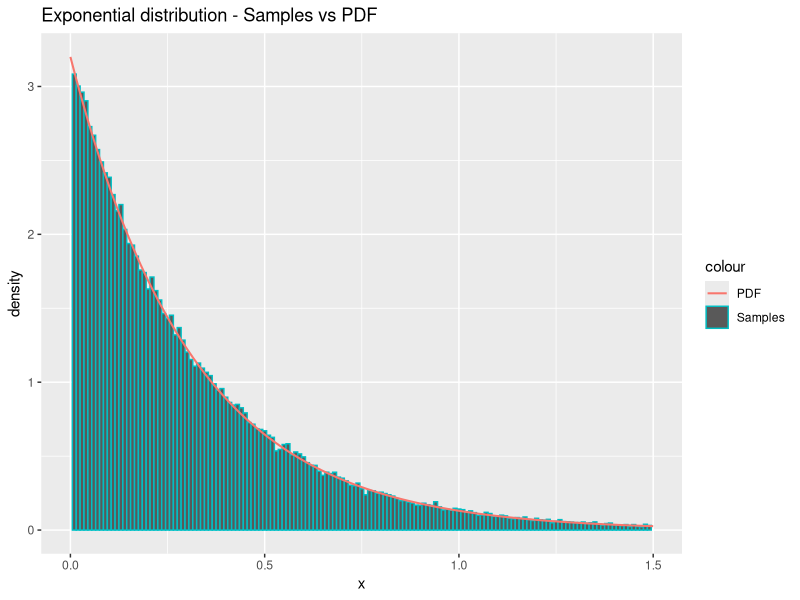
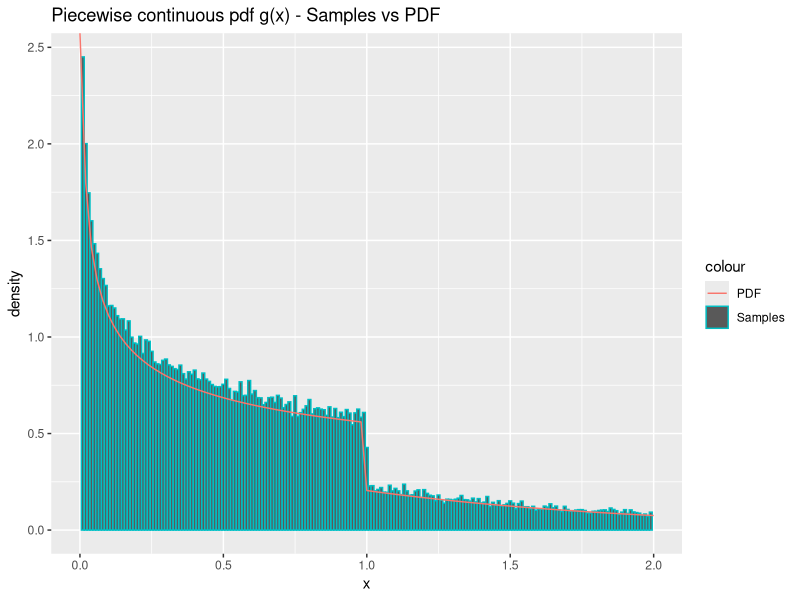
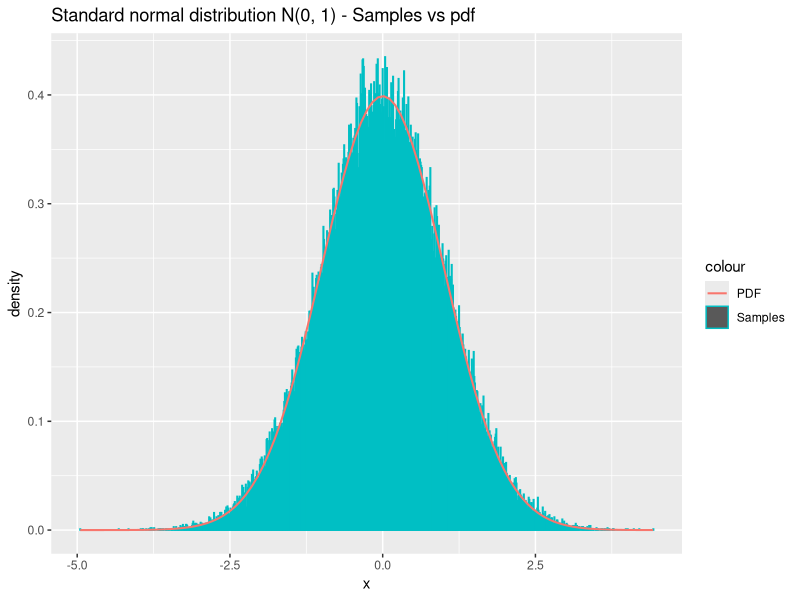
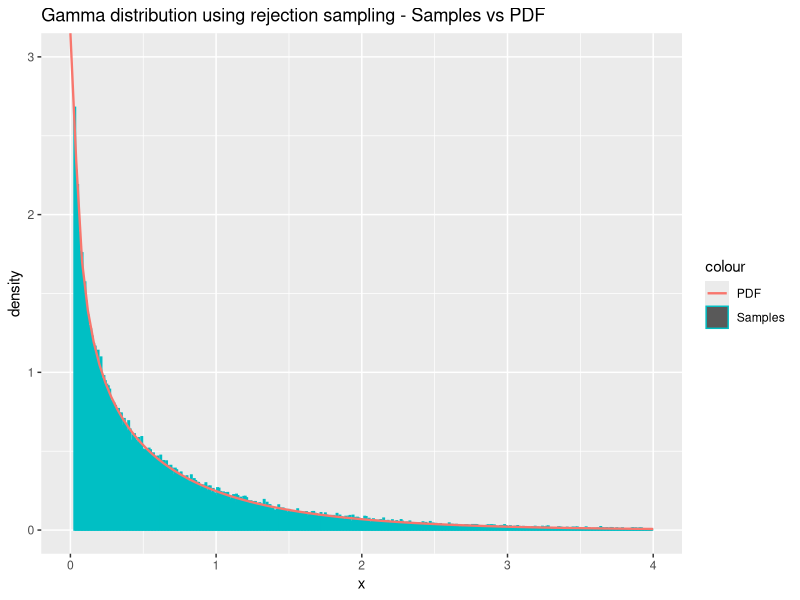
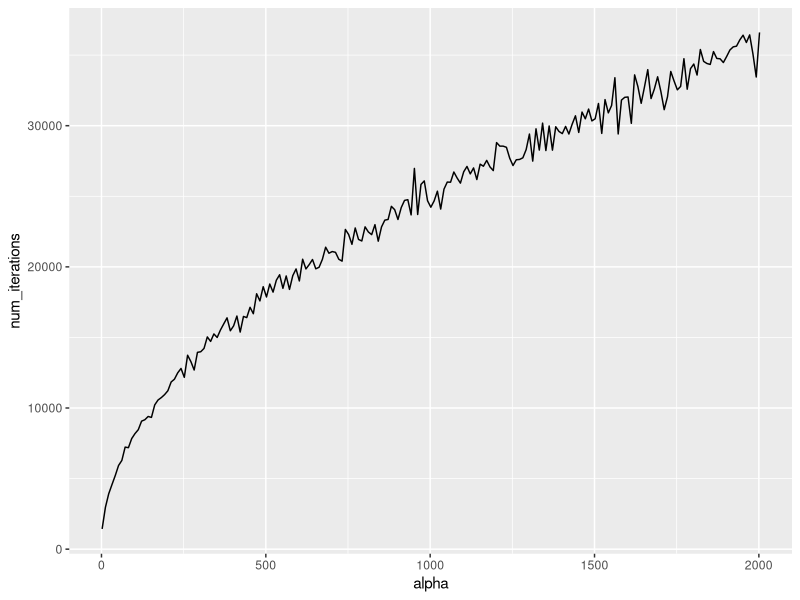
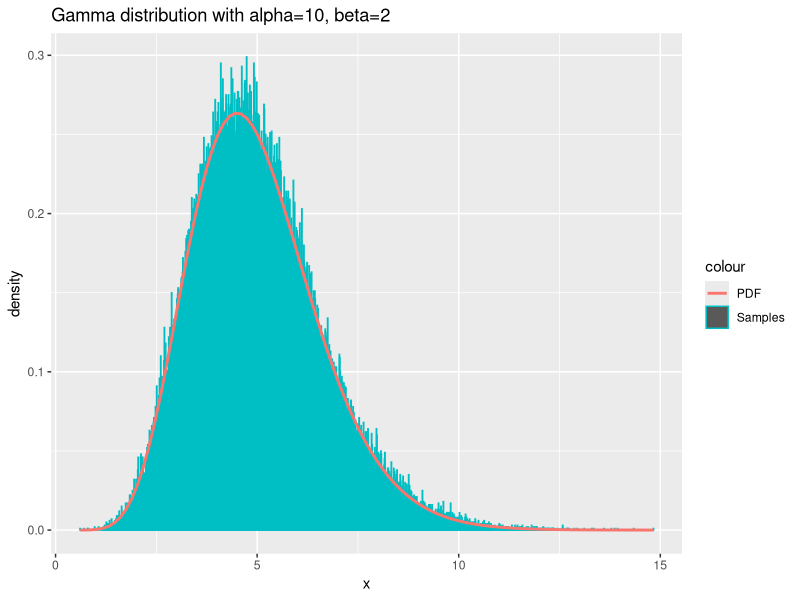
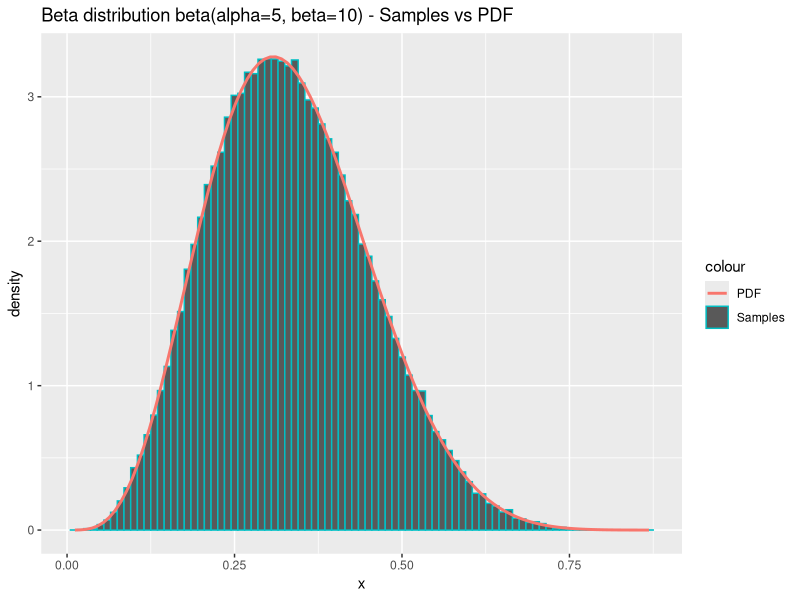
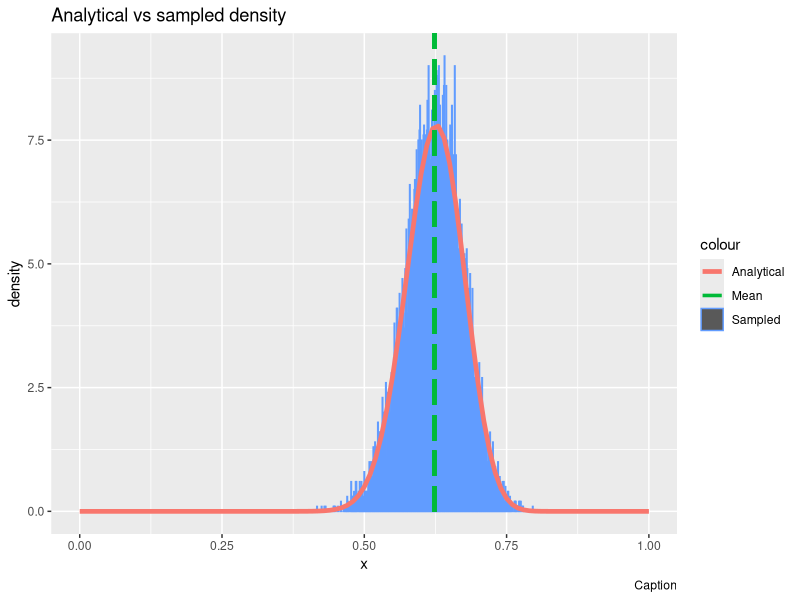

Write R code to recreate these figures, in order.
## ---- chunk 1
  sample_exponential = function(n, lambda) {
    # Sample n times from U[0, 1]
    u = runif(n)
    
    # Evaluate inverse CDF in u:
    return(-1/lambda * log(u))
  }
## ---- chunk 2
  # Parameters
  n = 100000
  lambda = 3.2
  
  # Draw n samples from exponential distribution
  # with rate parameter lambda:
  x = sample_exponential(n, lambda)
  
  # Compare theoretical and sample mean and variance:
  cat("Theoretical mean:", 1/lambda, "Sample mean", mean(x), "\n")
  cat("Theoretical variance:", 1/lambda^2, "Sample variance", var(x), "\n")
## ---- chunk 3
  library(ggplot2)
  # Plot the samples which we generated in the
  # previous code block, together with the pdf
  df = data.frame(x=x)
  ggplot(df, aes(x=x)) +
    geom_histogram(aes(y = ..density.., color = "Samples"), binwidth=0.01) +
    stat_function(fun=dexp,geom = "line",size=0.7,args=(mean=lambda),aes(color="PDF")) +
    ggtitle("Exponential distribution - Samples vs PDF") +
    labs(x='x', y='density') +
    xlim(0, 1.5)
## ---- chunk 4
  # Define the pdf for g(x):
  density_g = function(x, alpha) {
    # Normalizing constant c:
    c = alpha*exp(1)/(alpha + exp(1))
    
    # Create an empty vector of same length as x:
    density = vector(length = length(x))
    
    # All elements corresponding to x < 1:
    density[x < 1.] = c*x[x<1.]^(alpha-1)
    
    # All elements corresponding to x >= 1:
    density[x >= 1.] = c*exp(-x[x>=1.])
    return(as.double(density))
  }

  # Sampler for g(x):
  sample_g = function(n, alpha) {
    # Normalizing constant c:
    c = (alpha * exp(1)) / (alpha + exp(1))
    
    # Draw n samples from U[0, 1]
    u = runif(n)
    
    # Create an empty vector of length n:
    samples = vector(length=n)
    
    # Set all elements corresponding to u < c/alpha
    # equal to the equation as defined in the inverse CDF:
    samples[u < c/alpha] = (alpha/c*u[u < c/alpha])^(1/alpha)
    
    # Set all elements corresponding to u >= c/alpha
    # equal to the equation as defined in the inverse CDF:
    samples[u >= c/alpha] = log(c / (1 - u[u >= c/alpha]))
    return(samples)
  }
## ---- chunk 5
  # Parameters:
  n = 100000
  alpha = 0.7
  
  # Draw n samples from our g(x) sampler
  # with parameter alpha:
  x = sample_g(n, alpha)
  
  # Normalizing constant:
  c = (alpha * exp(1)) / (alpha + exp(1))
  # Theoretical mean and variance use the expressions as defined above
  cat("Theoretical mean:", c/(alpha+1) + 2*c/exp(1), "Sample mean:", mean(x), "\n")
  cat("Theoretical variance:", c/(alpha+2) + 5*c/exp(1) - (c/(alpha+1) + 2*c/exp(1))^2, "Sample variance:", var(x), "\n")
## ---- chunk 6
  library(ggplot2)
  df = data.frame( x=x)
  ggplot(df, aes(x = x)) +
    geom_histogram(aes(y = ..density.., color = "Samples"), binwidth=0.01) +
    stat_function(fun=density_g,geom = "line",size=0.5,args=(mean=alpha),aes(color="PDF")) + 
    xlim(0, 2) + 
    ggtitle("Piecewise continuous pdf g(x) - Samples vs PDF") + labs(x='x', y='density')
## ---- chunk 7
  # Function to sample n times from N(0, 1):
  sample_standard_normal = function(n) {
    num_samples = n
    if((n %% 2) == 1) {
      # n is odd, so we should sample one extra:
      num_samples = num_samples + 1
    }
    
    # Sample from U[0, 2*pi]:
    x1 = runif(num_samples/2, 0, 2*pi)
    # Sample from exp(1/2):
    x2 = sample_exponential(num_samples/2, lambda=1/2)
    
    # Perform the transformations as defined above:
    y1 = sqrt(x2) * cos(x1)
    y2 = sqrt(x2) * sin(x1)
    
    # Remove the last sample if n is odd, 
    # and concatenate the vectors together to retrieve
    # n samples:
    return(c(y1, y2)[0:n])
  }
## ---- chunk 8
  # Parameters:
  n = 100000

  # Draw n samples from N(0,1):
  x = sample_standard_normal(n)
  
  cat("Theoretical mean:", 0, "Sample mean:", mean(x), "\n")
  cat("Theoretical variance:", 1, "Sample variance:", var(x), "\n")
## ---- chunk 9
  # Plot the samples from N(0, 1) in a histogram together with the pdf
  df = data.frame(x=x)
  ggplot(df, aes(x=x)) +
    geom_histogram(aes(y = ..density.., color = "Samples"), binwidth=0.01) +
    stat_function(fun=dnorm,geom = "line",size=0.7,args=list(0,1),aes(color="PDF")) +
    ggtitle("Standard normal distribution N(0, 1) - Samples vs pdf") +
    labs(x='x', y='density')
## ---- chunk 10
  # Function for sampling one time from the d-variate
  # normal distribution:
  sample_normal_d = function(d, mu, sigma) {
    # Draw d samples from N(0, 1):
    x = sample_standard_normal(d)
    
    # Apply the linear transformation:
    y = mu + t(chol(sigma)) %*% x
    
    return(y)
  }
## ---- chunk 11
  # Parameters:
  d = 2
  n = 100000
  mu = c(1.5, 3)
  sigma = matrix(c(5,7,7,10),ncol=d,nrow=d)
  
  # We have to sample in a for-loop since our sampler
  # cannot do this in a vectorized fashion:
  samples = matrix(NA, ncol=d, nrow=n)
  for (i in 1:n){
    samples[i,] = sample_normal_d(d,mu,sigma) # Draw n samples
  }
  
  average = apply(samples, 2, mean)
  print("Mean vector:")
  print.data.frame(data.frame(average))
  covmat = cov(samples)
  print("Covariance matrix:")
  print.data.frame(data.frame(covmat))
## ---- chunk 12
  # PDF of gamma for a given alpha and beta=1:
  density_f = function(x, alpha) {
    return(dgamma(x, alpha, rate=1))
  }
  
  # Function for drawing n samples from Gamma(alpha, 1)
  # When 0 < alpha < 1:
  sample_f_small = function(n, alpha) {
    c = (1/alpha + exp(-1)) / gamma(alpha)
    samples = vector()
    repeat {
      num_missing_samples = n - length(samples)
      x = sample_g(as.integer(num_missing_samples*c), alpha)
      
      acceptance_probs = density_f(x, alpha) / (c * density_g(x, alpha))
      u = runif(as.integer(num_missing_samples*c))
      samples = c(samples, x[u <= acceptance_probs])
      if(length(samples) >= n) {
        # Break out of loop if we have enough samples:
        break
      }
    }
    # Do not return excess samples:
    return(samples[0:n])
  }
## ---- chunk 13
  # Parameters:
  n = 100000
  alpha = 0.6 # 0 < alpha < 1
  
  # Draw n samples from Gamma(alpha, 1):
  x = sample_f_small(n, alpha)
  
  cat("Theoretical mean:", alpha, "Sample mean:", mean(x), "\n")
  cat("Theoretical variance:", alpha, "Sample variance:", var(x), "\n")
## ---- chunk 14
  n = 100000
  alpha = 0.6
  x = sample_f_small(n, alpha)
  df = data.frame(x)
  ggplot(df, aes(x = x)) +
    geom_histogram(aes(y = ..density.., color = "Samples"), binwidth=0.01) +
    stat_function(fun=dgamma,geom = "line",size=0.8,args=(alpha=alpha),aes(color="PDF")) +
    xlim(0, 4) + ylim(0, 3) + 
    ggtitle("Gamma distribution using rejection sampling - Samples vs PDF") + labs(x='x', y='density')
## ---- chunk 15
# Function for drawing n samples from
# Gamma(alpha, 1) when alpha > 1:
sample_f_large = function(n, alpha) {
  loga = (alpha - 1)/2 * (log(alpha - 1) - 1)
  logbp = (alpha + 1)/2 * (log(alpha + 1) - 1)
  
  samples = vector()
  num_iterations = 0
  
  while(length(samples) < n) {
    num_iterations = num_iterations + 1
    
    # Sample in log-scale
    log_x1 = loga + log(runif(1))
    log_x2 = logbp + log(runif(1))
    
    if(2*log_x1 <= (alpha - 1)*(log_x2 - log_x1) - exp(log_x2 - log_x1)) {
      # Accept the sample:
      samples = c(samples, exp(log_x2 - log_x1))
    }
  }
  
  return(list(samples=samples, num_iterations=num_iterations))
}
## ---- chunk 16
  # Parameters:
  n = 10000
  alpha = 50 # alpha > 1
  
  # Draw n samples from Gamma(alpha, 1) when alpha > 1
  samples = sample_f_large(n, alpha)$samples
  
  cat("Theoretical mean:", alpha, "Sample mean:", mean(samples), "\n")
  cat("Theoretical variance:", alpha, "Sample variance:", var(samples), "\n")
## ---- chunk 17
n = 1000
alpha = seq(2, 2002, 10)
num_iterations = vector()
for(a in alpha) {
  num_iterations = c(num_iterations, sample_f_large(n, a)$num_iterations)
}
df = data.frame(x=alpha, num_iterations=num_iterations)
ggplot(df, aes(x = alpha, y = num_iterations)) + geom_line()
## ---- chunk 18
sample_gamma = function(n, alpha, beta) {
  unscaled_samples = vector(length=n)
  if(alpha == 1.) {
    unscaled_samples = sample_exponential(n, 1)
  } else if(alpha < 1.) {
    unscaled_samples = sample_f_small(n, alpha)
  } else { # alpha > 1.
    unscaled_samples = sample_f_large(n, alpha)$samples
  }
  samples = unscaled_samples/as.double(beta)
  return(samples)
}
## ---- chunk 19
  # Parameters:
  n = 100000
  alpha = 10
  beta = 2
  
  # Draw n samples from Gamma(alpha, beta)
  x = sample_gamma(n, alpha, beta)
  
  # Plot the samples in a histogram together with the pdf
  df = data.frame(x)
  ggplot(df, aes(x = x)) +
      geom_histogram(aes(y = ..density.., color = "Samples"), binwidth=0.01) +
      stat_function(fun=dgamma,geom = "line",size=1,aes(color='PDF'),args = list(shape=alpha, rate=beta)) +
      ggtitle("Gamma distribution with alpha=10, beta=2") + labs(x='x', y='density')
## ---- chunk 20
  sample_beta = function(n, alpha, beta) {
    x = sample_gamma(n, alpha, 1)
    y = sample_gamma(n, beta, 1)
    z = x/(x+y)
    return(z)
  }
## ---- chunk 21
  # Parameters:
  n = 100000
  alpha = 5
  beta = 10
  
  # Draw n samples from beta(alpha, beta):
  x = sample_beta(n, alpha, beta)
  
  cat("Theoretical mean:", alpha/(alpha+beta), "Sample mean:", mean(x), "\n")
  cat("Theoretical variance", alpha*beta/((alpha+beta)^2*(alpha + beta + 1)), "Sample variance:", var(x), "\n")
## ---- chunk 22
  df = data.frame(x=x)
  ggplot(df, aes(x = x)) +
      geom_histogram(aes(y = ..density.., color = "Samples"), binwidth=0.01) +
      stat_function(fun=dbeta,geom = "line",size=1,aes(color='PDF'),args = list(shape1=alpha, shape2=beta)) +
      ggtitle("Beta distribution beta(alpha=5, beta=10) - Samples vs PDF") + labs(x='x', y='density')
## ---- chunk 23

#Estimate probability by monte carlo itegration
generate_monte_carlo_samples = function(n) {
  x = sample_standard_normal(n)
  samples = rep(NA, n)
  samples[x > 4] = 1
  samples[x <= 4] = 0
  return(samples)
}

n = 100000
x = generate_monte_carlo_samples(n)
est = mean(x)
confidence_interval = est + c(-1, 1)*qnorm(.975)*sqrt(var(x)/n) #Calculate variance

cat("Prob(x>4): ", est, "\n")

cat("Confidence:", confidence_interval, "\n")
## ---- chunk 24

#Draw sample from g(x) using inverse transform

generate_weighted_samples = function(n) {
  samples = rep(NA, n)
  sample_u = runif(n)
  sample_x = sqrt(16-2*log(1-sample_u)) #Inverse sampling from G
  samples[ sample_x <= 4.] = 0
  samples[ sample_x > 4.] = 1/(exp(8)*sqrt(2*pi)*sample_x[ sample_x > 4.])
  
  return(samples)
}

n = 100000

samples = generate_weighted_samples(n)

est = mean(samples)

confidence_interval = est + c(-1, 1)*qnorm(.975)*sqrt(var(samples)/n)

cat("Estimated:", est, "\n")

cat("COnfidence interval:", confidence_interval, "\n")


cat("Interval width:", confidence_interval[1]-confidence_interval[0])


## ---- chunk 25

#Draw sample from g(x) using inverse transform

generate_weighted_samples_anth = function(n) {
  samples = rep(NA)
  samples_u_1 = runif(n)
  samples_u_2 = 1 - samples_u_1
  samples_u = c(samples_u_1, samples_u_2)
  sample_x = sqrt(16-2*log(1-samples_u)) #Inverse
  samples[ sample_x <= 4.] = 0
  samples[ sample_x > 4.] = 1/(exp(8)*sqrt(2*pi)*sample_x[ sample_x > 4.])
  
  return(samples)
}

## ---- chunk 26
n = 50000

samples = generate_weighted_samples_anth(n)

est = mean(samples)

confidence_interval = est + c(-1, 1)*qnorm(.975)*sqrt(var(samples)/(2*n)) #Multiply n by 2 as number of samples is the double of n

cat("Estimated:", est, "\n")

cat("COnfidence interval:", confidence_interval, "\n")

cat("Interval width:", confidence_interval[1]-confidence_interval[0])


## ---- chunk 27

#Function to be sampled from
dna_function = function(x) {
    return((2 + x)^125 * (1 - x)^38 * x^34)
}

#Find highest value of dna_function to set as max c
target_c = optimize(dna_function, c(0, 1), maximum = TRUE)

#Find normalizing constant
n_c = integrate(dna_function, 0, 1)$val

generate_samples = function(n) {
    samples = rep(NA, n)
    run_cnt = 0
    for (i in 1:n) {
        done = 0
        while (done == 0) {
            x_sample = runif(1)  # Proposal sample
            a = dna_function(x_sample)/target_c$objective #Acceptance probability
            u = runif(1) #Used to determine acceptance
            # Accept if u<a(alpha)
            if (u <= a) {
                samples[i] = x_sample
                done = 1
            }
            run_cnt = run_cnt + 1
        }
    }
    return(list(samples = samples, iterations = run_cnt))
}


## ---- chunk 28

n = 10000

# Function used to find actual mean
g = function(x) {
  return(x*dna_function(x)*x)
}

dna_func_density = function(x) {
  return(dna_function(x)/n_c)
}


y = generate_samples(n) #Generate samples from the distribution

est_mean = sum(y$samples)/n

cat("Estimated mean: ", sum(y$samples)/n, "Theoretical mean: ", integrate(g, 0, 1)$val/n_c, "\n")
## ---- chunk 29
#Generate histogram

df = data.frame(theo = seq(0, 1, length.out = n), value = y$samples)

#TODO: Add caption
ggplot(df, aes(x = value)) + geom_histogram(aes(y = ..density.., colour = "Sampled"), 
    binwidth = 0.001) + stat_function(fun = dna_func_density, geom = "line", 
    size = 1.6, aes(colour = "Analytical")) + ggtitle("Analytical vs sampled density") + 
    xlim(0, 1) + geom_segment(x = sum(y$samples)/n, xend = sum(y$samples)/n, 
    y = 0, yend = 100, aes(colour = "Mean"), size = 1.2, linetype = "longdash") + 
    labs(x = "x", y = "density", caption = paste("Caption"))

## ---- chunk 30
cat("Average random numbers per sample: ",y$iterations/n)
cat("Theoretical expected numbers per sample: ", target_c$objective/n_c)
